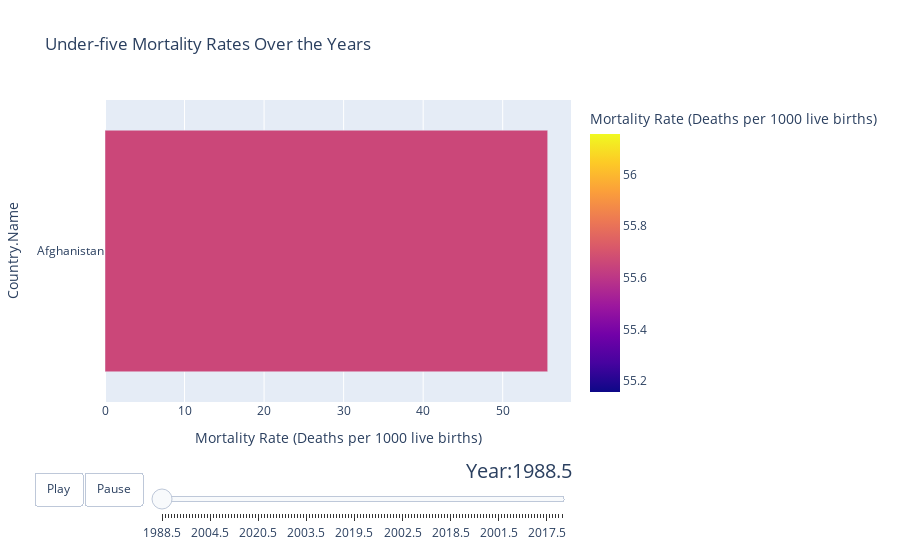

Notebook code for this chart:
### Code cell
import plotly.express as px

# Assuming 'data' is your DataFrame
# Extract years from the columns
years = Data3.columns[5:-1]
years = [str(year) for year in years]

# Create animated bar chart
fig_bar = px.bar(Data3, x='2021.5', y='Country.Name', orientation='h',
                 animation_frame='2021.5',  # Replace 'Year' with the correct column name
                 color='2021.5',
                 title='Under-five Mortality Rates Over the Years',
                 labels={'2021.5': 'Mortality Rate (Deaths per 1000 live births)'})


# Update layout for animation controls
fig_bar.update_layout(updatemenus=[{
    'type': 'buttons',
    'showactive': False,
    'buttons': [
        {'label': 'Play',
         'method': 'animate',
         'args': [None, {'frame': {'duration': 500, 'redraw': True}, 'fromcurrent': True}]},
        {'label': 'Pause',
         'method': 'animate',
         'args': [[None], {'frame': {'duration': 0, 'redraw': True}, 'mode': 'immediate', 'transition': {'duration': 0}}],
        }],
}])

# Add slider for selecting the year
fig_bar.update_layout(sliders=[{
    'active': 0,
    'yanchor': 'top',
    'xanchor': 'left',
    'currentvalue': {
        'font': {'size': 20},
        'prefix': 'Year:',
        'visible': True,
        'xanchor': 'right',
    },
    'transition': {'duration': 300, 'easing': 'cubic-in-out'},
    'pad': {'b': 10, 't': 50},
    'steps': [{
        'args': [
            [year],
            {
                'frame': {'duration': 300, 'redraw': True},
                'mode': 'immediate',
                'transition': {'duration': 300},
            },
        ],
        'label': str(year),
        'method': 'animate',
    } for year in years],
}])

# Show the plot
fig_bar.show()

### Figure 1 — Plotly figure (JSON) as saved in the notebook; plotly's stock layout.template omitted (floating-point values rounded to 4 significant figures; data arrays with more than 128 entries replaced by an {"elided": "..."} marker saying what was removed)
{"data": [{"alignmentgroup": "True", "hovertemplate": "Mortality Rate (Deaths per 1000 live births)=%{marker.color}<br>Country.Name=%{y}<extra></extra>", "legendgroup": "", "marker": {"color": [55.66], "coloraxis": "coloraxis", "pattern": {"shape": ""}}, "name": "", "offsetgroup": "", "orientation": "h", "showlegend": false, "textposition": "auto", "type": "bar", "x": [55.66], "xaxis": "x", "y": ["Afghanistan"], "yaxis": "y"}], "layout": {"barmode": "relative", "coloraxis": {"colorbar": {"title": {"text": "Mortality Rate (Deaths per 1000 live births)"}}, "colorscale": [[0, "#0d0887"], [0.1111, "#46039f"], [0.2222, "#7201a8"], [0.3333, "#9c179e"], [0.4444, "#bd3786"], [0.5556, "#d8576b"], [0.6667, "#ed7953"], [0.7778, "#fb9f3a"], [0.8889, "#fdca26"], [1, "#f0f921"]]}, "legend": {"tracegroupgap": 0}, "sliders": [{"active": 0, "currentvalue": {"font": {"size": 20}, "prefix": "Year:", "visible": true, "xanchor": "right"}, "len": 0.9, "pad": {"b": 10, "t": 50}, "steps": [{"args": [["1988.5"], {"frame": {"duration": 300, "redraw": true}, "mode": "immediate", "transition": {"duration": 300}}], "label": "1988.5", "method": "animate"}, {"args": [["1989.5"], {"frame": {"duration": 300, "redraw": true}, "mode": "immediate", "transition": {"duration": 300}}], "label": "1989.5", "method": "animate"}, {"args": [["1990.5"], {"frame": {"duration": 300, "redraw": true}, "mode": "immediate", "transition": {"duration": 300}}], "label": "1990.5", "method": "animate"}, {"args": [["1991.5"], {"frame": {"duration": 300, "redraw": true}, "mode": "immediate", "transition": {"duration": 300}}], "label": "1991.5", "method": "animate"}, {"args": [["1992.5"], {"frame": {"duration": 300, "redraw": true}, "mode": "immediate", "transition": {"duration": 300}}], "label": "1992.5", "method": "animate"}, {"args": [["1993.5"], {"frame": {"duration": 300, "redraw": true}, "mode": "immediate", "transition": {"duration": 300}}], "label": "1993.5", "method": "animate"}, {"args": [["1994.5"], {"frame": {"duration": 300, "redraw": true}, "mode": "immediate", "transition": {"duration": 300}}], "label": "1994.5", "method": "animate"}, {"args": [["1995.5"], {"frame": {"duration": 300, "redraw": true}, "mode": "immediate", "transition": {"duration": 300}}], "label": "1995.5", "method": "animate"}, {"args": [["1996.5"], {"frame": {"duration": 300, "redraw": true}, "mode": "immediate", "transition": {"duration": 300}}], "label": "1996.5", "method": "animate"}, {"args": [["1997.5"], {"frame": {"duration": 300, "redraw": true}, "mode": "immediate", "transition": {"duration": 300}}], "label": "1997.5", "method": "animate"}, {"args": [["1998.5"], {"frame": {"duration": 300, "redraw": true}, "mode": "immediate", "transition": {"duration": 300}}], "label": "1998.5", "method": "animate"}, {"args": [["1999.5"], {"frame": {"duration": 300, "redraw": true}, "mode": "immediate", "transition": {"duration": 300}}], "label": "1999.5", "method": "animate"}, {"args": [["2000.5"], {"frame": {"duration": 300, "redraw": true}, "mode": "immediate", "transition": {"duration": 300}}], "label": "2000.5", "method": "animate"}, {"args": [["2001.5"], {"frame": {"duration": 300, "redraw": true}, "mode": "immediate", "transition": {"duration": 300}}], "label": "2001.5", "method": "animate"}, {"args": [["2002.5"], {"frame": {"duration": 300, "redraw": true}, "mode": "immediate", "transition": {"duration": 300}}], "label": "2002.5", "method": "animate"}, {"args": [["2003.5"], {"frame": {"duration": 300, "redraw": true}, "mode": "immediate", "transition": {"duration": 300}}], "label": "2003.5", "method": "animate"}, {"args": [["2004.5"], {"frame": {"duration": 300, "redraw": true}, "mode": "immediate", "transition": {"duration": 300}}], "label": "2004.5", "method": "animate"}, {"args": [["2005.5"], {"frame": {"duration": 300, "redraw": true}, "mode": "immediate", "transition": {"duration": 300}}], "label": "2005.5", "method": "animate"}, {"args": [["2006.5"], {"frame": {"duration": 300, "redraw": true}, "mode": "immediate", "transition": {"duration": 300}}], "label": "2006.5", "method": "animate"}, {"args": [["2007.5"], {"frame": {"duration": 300, "redraw": true}, "mode": "immediate", "transition": {"duration": 300}}], "label": "2007.5", "method": "animate"}, {"args": [["2008.5"], {"frame": {"duration": 300, "redraw": true}, "mode": "immediate", "transition": {"duration": 300}}], "label": "2008.5", "method": "animate"}, {"args": [["2009.5"], {"frame": {"duration": 300, "redraw": true}, "mode": "immediate", "transition": {"duration": 300}}], "label": "2009.5", "method": "animate"}, {"args": [["2010.5"], {"frame": {"duration": 300, "redraw": true}, "mode": "immediate", "transition": {"duration": 300}}], "label": "2010.5", "method": "animate"}, {"args": [["2011.5"], {"frame": {"duration": 300, "redraw": true}, "mode": "immediate", "transition": {"duration": 300}}], "label": "2011.5", "method": "animate"}, {"args": [["2012.5"], {"frame": {"duration": 300, "redraw": true}, "mode": "immediate", "transition": {"duration": 300}}], "label": "2012.5", "method": "animate"}, {"args": [["2013.5"], {"frame": {"duration": 300, "redraw": true}, "mode": "immediate", "transition": {"duration": 300}}], "label": "2013.5", "method": "animate"}, {"args": [["2014.5"], {"frame": {"duration": 300, "redraw": true}, "mode": "immediate", "transition": {"duration": 300}}], "label": "2014.5", "method": "animate"}, {"args": [["2015.5"], {"frame": {"duration": 300, "redraw": true}, "mode": "immediate", "transition": {"duration": 300}}], "label": "2015.5", "method": "animate"}, {"args": [["2016.5"], {"frame": {"duration": 300, "redraw": true}, "mode": "immediate", "transition": {"duration": 300}}], "label": "2016.5", "method": "animate"}, {"args": [["2017.5"], {"frame": {"duration": 300, "redraw": true}, "mode": "immediate", "transition": {"duration": 300}}], "label": "2017.5", "method": "animate"}, {"args": [["2018.5"], {"frame": {"duration": 300, "redraw": true}, "mode": "immediate", "transition": {"duration": 300}}], "label": "2018.5", "method": "animate"}, {"args": [["2019.5"], {"frame": {"duration": 300, "redraw": true}, "mode": "immediate", "transition": {"duration": 300}}], "label": "2019.5", "method": "animate"}, {"args": [["2020.5"], {"frame": {"duration": 300, "redraw": true}, "mode": "immediate", "transition": {"duration": 300}}], "label": "2020.5", "method": "animate"}, {"args": [["1988.5"], {"frame": {"duration": 300, "redraw": true}, "mode": "immediate", "transition": {"duration": 300}}], "label": "1988.5", "method": "animate"}, {"args": [["1989.5"], {"frame": {"duration": 300, "redraw": true}, "mode": "immediate", "transition": {"duration": 300}}], "label": "1989.5", "method": "animate"}, {"args": [["1990.5"], {"frame": {"duration": 300, "redraw": true}, "mode": "immediate", "transition": {"duration": 300}}], "label": "1990.5", "method": "animate"}, {"args": [["1991.5"], {"frame": {"duration": 300, "redraw": true}, "mode": "immediate", "transition": {"duration": 300}}], "label": "1991.5", "method": "animate"}, {"args": [["1992.5"], {"frame": {"duration": 300, "redraw": true}, "mode": "immediate", "transition": {"duration": 300}}], "label": "1992.5", "method": "animate"}, {"args": [["1993.5"], {"frame": {"duration": 300, "redraw": true}, "mode": "immediate", "transition": {"duration": 300}}], "label": "1993.5", "method": "animate"}, {"args": [["1994.5"], {"frame": {"duration": 300, "redraw": true}, "mode": "immediate", "transition": {"duration": 300}}], "label": "1994.5", "method": "animate"}, {"args": [["1995.5"], {"frame": {"duration": 300, "redraw": true}, "mode": "immediate", "transition": {"duration": 300}}], "label": "1995.5", "method": "animate"}, {"args": [["1996.5"], {"frame": {"duration": 300, "redraw": true}, "mode": "immediate", "transition": {"duration": 300}}], "label": "1996.5", "method": "animate"}, {"args": [["1997.5"], {"frame": {"duration": 300, "redraw": true}, "mode": "immediate", "transition": {"duration": 300}}], "label": "1997.5", "method": "animate"}, {"args": [["1998.5"], {"frame": {"duration": 300, "redraw": true}, "mode": "immediate", "transition": {"duration": 300}}], "label": "1998.5", "method": "animate"}, {"args": [["1999.5"], {"frame": {"duration": 300, "redraw": true}, "mode": "immediate", "transition": {"duration": 300}}], "label": "1999.5", "method": "animate"}, {"args": [["2000.5"], {"frame": {"duration": 300, "redraw": true}, "mode": "immediate", "transition": {"duration": 300}}], "label": "2000.5", "method": "animate"}, {"args": [["2001.5"], {"frame": {"duration": 300, "redraw": true}, "mode": "immediate", "transition": {"duration": 300}}], "label": "2001.5", "method": "animate"}, {"args": [["2002.5"], {"frame": {"duration": 300, "redraw": true}, "mode": "immediate", "transition": {"duration": 300}}], "label": "2002.5", "method": "animate"}, {"args": [["2003.5"], {"frame": {"duration": 300, "redraw": true}, "mode": "immediate", "transition": {"duration": 300}}], "label": "2003.5", "method": "animate"}, {"args": [["2004.5"], {"frame": {"duration": 300, "redraw": true}, "mode": "immediate", "transition": {"duration": 300}}], "label": "2004.5", "method": "animate"}, {"args": [["2005.5"], {"frame": {"duration": 300, "redraw": true}, "mode": "immediate", "transition": {"duration": 300}}], "label": "2005.5", "method": "animate"}, {"args": [["2006.5"], {"frame": {"duration": 300, "redraw": true}, "mode": "immediate", "transition": {"duration": 300}}], "label": "2006.5", "method": "animate"}, {"args": [["2007.5"], {"frame": {"duration": 300, "redraw": true}, "mode": "immediate", "transition": {"duration": 300}}], "label": "2007.5", "method": "animate"}, {"args": [["2008.5"], {"frame": {"duration": 300, "redraw": true}, "mode": "immediate", "transition": {"duration": 300}}], "label": "2008.5", "method": "animate"}, {"args": [["2009.5"], {"frame": {"duration": 300, "redraw": true}, "mode": "immediate", "transition": {"duration": 300}}], "label": "2009.5", "method": "animate"}, {"args": [["2010.5"], {"frame": {"duration": 300, "redraw": true}, "mode": "immediate", "transition": {"duration": 300}}], "label": "2010.5", "method": "animate"}, {"args": [["2011.5"], {"frame": {"duration": 300, "redraw": true}, "mode": "immediate", "transition": {"duration": 300}}], "label": "2011.5", "method": "animate"}, {"args": [["2012.5"], {"frame": {"duration": 300, "redraw": true}, "mode": "immediate", "transition": {"duration": 300}}], "label": "2012.5", "method": "animate"}, {"args": [["2013.5"], {"frame": {"duration": 300, "redraw": true}, "mode": "immediate", "transition": {"duration": 300}}], "label": "2013.5", "method": "animate"}, {"args": [["2014.5"], {"frame": {"duration": 300, "redraw": true}, "mode": "immediate", "transition": {"duration": 300}}], "label": "2014.5", "method": "animate"}, {"args": [["2015.5"], {"frame": {"duration": 300, "redraw": true}, "mode": "immediate", "transition": {"duration": 300}}], "label": "2015.5", "method": "animate"}, {"args": [["2016.5"], {"frame": {"duration": 300, "redraw": true}, "mode": "immediate", "transition": {"duration": 300}}], "label": "2016.5", "method": "animate"}, {"args": [["2017.5"], {"frame": {"duration": 300, "redraw": true}, "mode": "immediate", "transition": {"duration": 300}}], "label": "2017.5", "method": "animate"}, {"args": [["2018.5"], {"frame": {"duration": 300, "redraw": true}, "mode": "immediate", "transition": {"duration": 300}}], "label": "2018.5", "method": "animate"}, {"args": [["2019.5"], {"frame": {"duration": 300, "redraw": true}, "mode": "immediate", "transition": {"duration": 300}}], "label": "2019.5", "method": "animate"}, {"args": [["2020.5"], {"frame": {"duration": 300, "redraw": true}, "mode": "immediate", "transition": {"duration": 300}}], "label": "2020.5", "method": "animate"}, {"args": [["1988.5"], {"frame": {"duration": 300, "redraw": true}, "mode": "immediate", "transition": {"duration": 300}}], "label": "1988.5", "method": "animate"}, {"args": [["1989.5"], {"frame": {"duration": 300, "redraw": true}, "mode": "immediate", "transition": {"duration": 300}}], "label": "1989.5", "method": "animate"}, {"args": [["1990.5"], {"frame": {"duration": 300, "redraw": true}, "mode": "immediate", "transition": {"duration": 300}}], "label": "1990.5", "method": "animate"}, {"args": [["1991.5"], {"frame": {"duration": 300, "redraw": true}, "mode": "immediate", "transition": {"duration": 300}}], "label": "1991.5", "method": "animate"}, {"args": [["1992.5"], {"frame": {"duration": 300, "redraw": true}, "mode": "immediate", "transition": {"duration": 300}}], "label": "1992.5", "method": "animate"}, {"args": [["1993.5"], {"frame": {"duration": 300, "redraw": true}, "mode": "immediate", "transition": {"duration": 300}}], "label": "1993.5", "method": "animate"}, {"args": [["1994.5"], {"frame": {"duration": 300, "redraw": true}, "mode": "immediate", "transition": {"duration": 300}}], "label": "1994.5", "method": "animate"}, {"args": [["1995.5"], {"frame": {"duration": 300, "redraw": true}, "mode": "immediate", "transition": {"duration": 300}}], "label": "1995.5", "method": "animate"}, {"args": [["1996.5"], {"frame": {"duration": 300, "redraw": true}, "mode": "immediate", "transition": {"duration": 300}}], "label": "1996.5", "method": "animate"}, {"args": [["1997.5"], {"frame": {"duration": 300, "redraw": true}, "mode": "immediate", "transition": {"duration": 300}}], "label": "1997.5", "method": "animate"}, {"args": [["1998.5"], {"frame": {"duration": 300, "redraw": true}, "mode": "immediate", "transition": {"duration": 300}}], "label": "1998.5", "method": "animate"}, {"args": [["1999.5"], {"frame": {"duration": 300, "redraw": true}, "mode": "immediate", "transition": {"duration": 300}}], "label": "1999.5", "method": "animate"}, {"args": [["2000.5"], {"frame": {"duration": 300, "redraw": true}, "mode": "immediate", "transition": {"duration": 300}}], "label": "2000.5", "method": "animate"}, {"args": [["2001.5"], {"frame": {"duration": 300, "redraw": true}, "mode": "immediate", "transition": {"duration": 300}}], "label": "2001.5", "method": "animate"}, {"args": [["2002.5"], {"frame": {"duration": 300, "redraw": true}, "mode": "immediate", "transition": {"duration": 300}}], "label": "2002.5", "method": "animate"}, {"args": [["2003.5"], {"frame": {"duration": 300, "redraw": true}, "mode": "immediate", "transition": {"duration": 300}}], "label": "2003.5", "method": "animate"}, {"args": [["2004.5"], {"frame": {"duration": 300, "redraw": true}, "mode": "immediate", "transition": {"duration": 300}}], "label": "2004.5", "method": "animate"}, {"args": [["2005.5"], {"frame": {"duration": 300, "redraw": true}, "mode": "immediate", "transition": {"duration": 300}}], "label": "2005.5", "method": "animate"}, {"args": [["2006.5"], {"frame": {"duration": 300, "redraw": true}, "mode": "immediate", "transition": {"duration": 300}}], "label": "2006.5", "method": "animate"}, {"args": [["2007.5"], {"frame": {"duration": 300, "redraw": true}, "mode": "immediate", "transition": {"duration": 300}}], "label": "2007.5", "method": "animate"}, {"args": [["2008.5"], {"frame": {"duration": 300, "redraw": true}, "mode": "immediate", "transition": {"duration": 300}}], "label": "2008.5", "method": "animate"}, {"args": [["2009.5"], {"frame": {"duration": 300, "redraw": true}, "mode": "immediate", "transition": {"duration": 300}}], "label": "2009.5", "method": "animate"}, {"args": [["2010.5"], {"frame": {"duration": 300, "redraw": true}, "mode": "immediate", "transition": {"duration": 300}}], "label": "2010.5", "method": "animate"}, {"args": [["2011.5"], {"frame": {"duration": 300, "redraw": true}, "mode": "immediate", "transition": {"duration": 300}}], "label": "2011.5", "method": "animate"}, {"args": [["2012.5"], {"frame": {"duration": 300, "redraw": true}, "mode": "immediate", "transition": {"duration": 300}}], "label": "2012.5", "method": "animate"}, {"args": [["2013.5"], {"frame": {"duration": 300, "redraw": true}, "mode": "immediate", "transition": {"duration": 300}}], "label": "2013.5", "method": "animate"}, {"args": [["2014.5"], {"frame": {"duration": 300, "redraw": true}, "mode": "immediate", "transition": {"duration": 300}}], "label": "2014.5", "method": "animate"}, {"args": [["2015.5"], {"frame": {"duration": 300, "redraw": true}, "mode": "immediate", "transition": {"duration": 300}}], "label": "2015.5", "method": "animate"}, {"args": [["2016.5"], {"frame": {"duration": 300, "redraw": true}, "mode": "immediate", "transition": {"duration": 300}}], "label": "2016.5", "method": "animate"}, {"args": [["2017.5"], {"frame": {"duration": 300, "redraw": true}, "mode": "immediate", "transition": {"duration": 300}}], "label": "2017.5", "method": "animate"}, {"args": [["2018.5"], {"frame": {"duration": 300, "redraw": true}, "mode": "immediate", "transition": {"duration": 300}}], "label": "2018.5", "method": "animate"}, {"args": [["2019.5"], {"frame": {"duration": 300, "redraw": true}, "mode": "immediate", "transition": {"duration": 300}}], "label": "2019.5", "method": "animate"}, {"args": [["2020.5"], {"frame": {"duration": 300, "redraw": true}, "mode": "immediate", "transition": {"duration": 300}}], "label": "2020.5", "method": "animate"}, {"args": [["1988.5"], {"frame": {"duration": 300, "redraw": true}, "mode": "immediate", "transition": {"duration": 300}}], "label": "1988.5", "method": "animate"}, {"args": [["1989.5"], {"frame": {"duration": 300, "redraw": true}, "mode": "immediate", "transition": {"duration": 300}}], "label": "1989.5", "method": "animate"}, {"args": [["1990.5"], {"frame": {"duration": 300, "redraw": true}, "mode": "immediate", "transition": {"duration": 300}}], "label": "1990.5", "method": "animate"}, {"args": [["1991.5"], {"frame": {"duration": 300, "redraw": true}, "mode": "immediate", "transition": {"duration": 300}}], "label": "1991.5", "method": "animate"}, {"args": [["1992.5"], {"frame": {"duration": 300, "redraw": true}, "mode": "immediate", "transition": {"duration": 300}}], "label": "1992.5", "method": "animate"}, {"args": [["1993.5"], {"frame": {"duration": 300, "redraw": true}, "mode": "immediate", "transition": {"duration": 300}}], "label": "1993.5", "method": "animate"}, {"args": [["1994.5"], {"frame": {"duration": 300, "redraw": true}, "mode": "immediate", "transition": {"duration": 300}}], "label": "1994.5", "method": "animate"}, {"args": [["1995.5"], {"frame": {"duration": 300, "redraw": true}, "mode": "immediate", "transition": {"duration": 300}}], "label": "1995.5", "method": "animate"}, {"args": [["1996.5"], {"frame": {"duration": 300, "redraw": true}, "mode": "immediate", "transition": {"duration": 300}}], "label": "1996.5", "method": "animate"}, {"args": [["1997.5"], {"frame": {"duration": 300, "redraw": true}, "mode": "immediate", "transition": {"duration": 300}}], "label": "1997.5", "method": "animate"}, {"args": [["1998.5"], {"frame": {"duration": 300, "redraw": true}, "mode": "immediate", "transition": {"duration": 300}}], "label": "1998.5", "method": "animate"}, {"args": [["1999.5"], {"frame": {"duration": 300, "redraw": true}, "mode": "immediate", "transition": {"duration": 300}}], "label": "1999.5", "method": "animate"}, {"args": [["2000.5"], {"frame": {"duration": 300, "redraw": true}, "mode": "immediate", "transition": {"duration": 300}}], "label": "2000.5", "method": "animate"}, {"args": [["2001.5"], {"frame": {"duration": 300, "redraw": true}, "mode": "immediate", "transition": {"duration": 300}}], "label": "2001.5", "method": "animate"}, {"args": [["2002.5"], {"frame": {"duration": 300, "redraw": true}, "mode": "immediate", "transition": {"duration": 300}}], "label": "2002.5", "method": "animate"}, {"args": [["2003.5"], {"frame": {"duration": 300, "redraw": true}, "mode": "immediate", "transition": {"duration": 300}}], "label": "2003.5", "method": "animate"}, {"args": [["2004.5"], {"frame": {"duration": 300, "redraw": true}, "mode": "immediate", "transition": {"duration": 300}}], "label": "2004.5", "method": "animate"}, {"args": [["2005.5"], {"frame": {"duration": 300, "redraw": true}, "mode": "immediate", "transition": {"duration": 300}}], "label": "2005.5", "method": "animate"}, {"args": [["2006.5"], {"frame": {"duration": 300, "redraw": true}, "mode": "immediate", "transition": {"duration": 300}}], "label": "2006.5", "method": "animate"}, {"args": [["2007.5"], {"frame": {"duration": 300, "redraw": true}, "mode": "immediate", "transition": {"duration": 300}}], "label": "2007.5", "method": "animate"}, {"args": [["2008.5"], {"frame": {"duration": 300, "redraw": true}, "mode": "immediate", "transition": {"duration": 300}}], "label": "2008.5", "method": "animate"}, {"args": [["2009.5"], {"frame": {"duration": 300, "redraw": true}, "mode": "immediate", "transition": {"duration": 300}}], "label": "2009.5", "method": "animate"}, {"args": [["2010.5"], {"frame": {"duration": 300, "redraw": true}, "mode": "immediate", "transition": {"duration": 300}}], "label": "2010.5", "method": "animate"}, {"args": [["2011.5"], {"frame": {"duration": 300, "redraw": true}, "mode": "immediate", "transition": {"duration": 300}}], "label": "2011.5", "method": "animate"}, {"args": [["2012.5"], {"frame": {"duration": 300, "redraw": true}, "mode": "immediate", "transition": {"duration": 300}}], "label": "2012.5", "method": "animate"}, {"args": [["2013.5"], {"frame": {"duration": 300, "redraw": true}, "mode": "immediate", "transition": {"duration": 300}}], "label": "2013.5", "method": "animate"}, {"args": [["2014.5"], {"frame": {"duration": 300, "redraw": true}, "mode": "immediate", "transition": {"duration": 300}}], "label": "2014.5", "method": "animate"}, {"args": [["2015.5"], {"frame": {"duration": 300, "redraw": true}, "mode": "immediate", "transition": {"duration": 300}}], "label": "2015.5", "method": "animate"}, {"args": [["2016.5"], {"frame": {"duration": 300, "redraw": true}, "mode": "immediate", "transition": {"duration": 300}}], "label": "2016.5", "method": "animate"}, {"args": [["2017.5"], {"frame": {"duration": 300, "redraw": true}, "mode": "immediate", "transition": {"duration": 300}}], "label": "2017.5", "method": "animate"}, {"args": [["2018.5"], {"frame": {"duration": 300, "redraw": true}, "mode": "immediate", "transition": {"duration": 300}}], "label": "2018.5", "method": "animate"}, {"args": [["2019.5"], {"frame": {"duration": 300, "redraw": true}, "mode": "immediate", "transition": {"duration": 300}}], "label": "2019.5", "method": "animate"}, {"args": [["2020.5"], {"frame": {"duration": 300, "redraw": true}, "mode": "immediate", "transition": {"duration": 300}}], "label": "2020.5", "method": "animate"}, {"args": [["1988.5"], {"frame": {"duration": 300, "redraw": true}, "mode": "immediate", "transition": {"duration": 300}}], "label": "1988.5", "method": "animate"}, {"args": [["1989.5"], {"frame": {"duration": 300, "redraw": true}, "mode": "immediate", "transition": {"duration": 300}}], "label": "1989.5", "method": "animate"}], "transition": {"duration": 300, "easing": "cubic-in-out"}, "x": 0.1, "xanchor": "left", "y": 0, "yanchor": "top"}], "title": {"text": "Under-five Mortality Rates Over the Years"}, "updatemenus": [{"buttons": [{"args": [null, {"frame": {"duration": 500, "redraw": true}, "fromcurrent": true}], "label": "Play", "method": "animate"}, {"args": [[null], {"frame": {"duration": 0, "redraw": true}, "mode": "immediate", "transition": {"duration": 0}}], "label": "Pause", "method": "animate"}], "direction": "left", "pad": {"r": 10, "t": 70}, "showactive": false, "type": "buttons", "x": 0.1, "xanchor": "right", "y": 0, "yanchor": "top"}], "xaxis": {"anchor": "y", "categoryarray": {"elided": "134 float values"}, "categoryorder": "array", "domain": [0, 1], "title": {"text": "Mortality Rate (Deaths per 1000 live births)"}}, "yaxis": {"anchor": "x", "domain": [0, 1], "title": {"text": "Country.Name"}}}}
